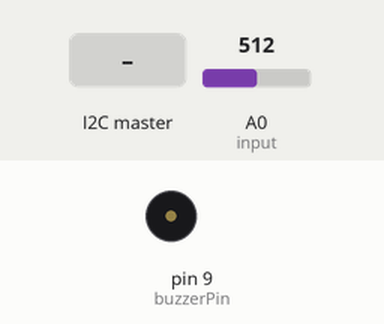
Bench run of a sketch on a simulated Arduino Uno, built with avr-gcc and run on an emulated ATmega328P. Shown: buzzer (waves = sounding). The inputs (shaded band) are chosen by the test bench; at power-on: A0 (input) = 512. What the sketch prints to the serial monitor is not drawn.

Above: at 1.2 s.
1.3 s: the I2C master sends the byte 00
At 2.8 s:
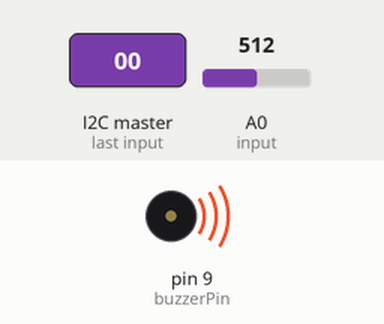
3.5 s: the I2C master sends the byte 01
6.3 s: the I2C master sends the byte 11
Timing chart, 0 to 14.1 s (numbered marks = the images above; inputs shaded):
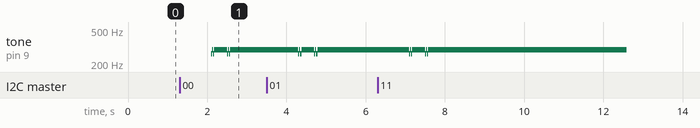

Measured:
- after the input at 1.3 s, tone on pin 9 (buzzerPin): plays 262 Hz for 0.03 s, 294 Hz for 0.03 s, 262 Hz for 0.03 s, 294 Hz for 0.32 s, 262 Hz for 0.03 s, 294 Hz for 0.03 s … (8 notes in this stretch), starting after 0.80 s
- after the input at 3.5 s, tone on pin 9 (buzzerPin): plays 262 Hz for 0.03 s, 294 Hz for 0.03 s, 262 Hz for 0.03 s, 294 Hz for 0.32 s, 262 Hz for 0.03 s, 294 Hz for 0.03 s … (8 notes in this stretch), starting after 0.80 s

The sketch:

BBPcode.ino
```cpp
#include <Wire.h>

int input = A0;
int val = 0;
int M1 = 4;
int E1 = 5;
int M2 = 7;
int E2 = 6;
int ledA = 1;
int ledB = 2;
int snelheid = 0;
String trainPos = "up";
char c;
String d;
String e;
const int buzzerPin = 9;
const int songLength = 13;
char notes[] = "cdcd     cdcd"; // a space represents a rest
int beats[] = {1,1,1,1,1,1,4,4,2,1,1,1,1,1,1,4,4,2};
int tempo = 5000;

void setup(){
  Serial.begin(9600);
  pinMode(input, INPUT);
  Wire.begin(4);
  Wire.onReceive(receiveEvent);
  pinMode(buzzerPin, OUTPUT);
}

void BBPBandLeft(){
  digitalWrite(M1, LOW);
  snelheid = 255;
}

void BBPBandRight(){
  digitalWrite(M1, HIGH);
  snelheid = 255;
}

void BBPBandStart(){
  Serial.println("check");
  digitalWrite(E1, snelheid);
  Serial.println("check2");
}

void BBPBandStop(){
  digitalWrite(E1, 0);
}

void BBPTrainUp(){
  digitalWrite(M2, LOW);
  snelheid = 150;
}

void BBPTrainDown(){
  digitalWrite(M2, HIGH);
  snelheid = 150;
}

void BBPTrainStop(){
  digitalWrite(E2, 0);
}

void BBPTrainStart(){
  Serial.println("start");
  if(trainPos == "up"){
    trainPos = "down";
  }else if(trainPos == "down"){
    trainPos = "up";
  }
  digitalWrite(E2, snelheid);
}

int frequency(char note){
  int i;
  const int numNotes = 8;

  char names[] = { 'c', 'd', 'e', 'f', 'g', 'a', 'b', 'C' };
  int frequencies[] = {262, 294, 330, 349, 392, 440, 494, 523};

  for (i = 0; i < numNotes; i++){
    if (names[i] == note){
      return(frequencies[i]);
    }
  }
  return(0);
}

void buzzer(){
  int i, duration;

  for (i = 0; i < songLength; i++){
    duration = beats[i] * tempo;

    if (notes[i] == ' '){
      delay(duration);
    }else{
      tone(buzzerPin, frequency(notes[i]), duration);
      delay(duration);
    }
    delay(tempo/10);
  }
}

void loop(){
  delay(100);
}

void receiveEvent(int howMany){
  Serial.println("input gevonden");
  String string = "";
  while(Wire.available()){
    c = Wire.read();
//    Serial.print(c);
    string = string+c;
//    c = Wire.readStringUntil(',');
//    d = Wire.readStringUntil('\n');
  }
  Serial.println(string);
  if(string == "00"){
    d = "0";
    e = "0";
  }else if(string == "01"){
    d = "0";
    e = "1";
  }else if(string == "10"){
    d = "1";
    e = "0";
  }else if(string == "11"){
    d = "1";
    e = "1";
  }
  Serial.println(d);
  Serial.println(e);
//  Serial.println(string);
//  Serial.println(d);
  String trainStart;
  if(d == "1"){
    trainStart = "up";
  }else if(d == "0"){
    trainStart = "down";
  }

  if(trainStart != trainPos){
    if(trainPos == "down"){
      BBPTrainUp();
    }else if(trainPos == "up"){
      BBPTrainDown();
    }
    BBPTrainStart();
    delay(20000);
    BBPTrainStop();
  }

  BBPBandLeft();
  BBPBandStart();
  boolean bandLoop = true;
  while(bandLoop){
    if(analogRead(input) > 150){
      Serial.println("pakket");
      delay(150000);
      bandLoop = false;
    }
  }
  BBPBandStop();

  if(e != "0"){
    buzzer();
  }
}
```
